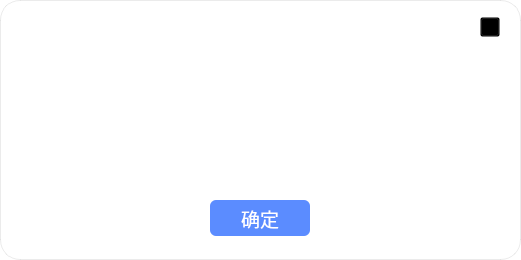
<?xml version="1.0" encoding="UTF-8"?>
<ui version="4.0">
 <class>Form</class>
 <widget class="QWidget" name="Form">
  <property name="geometry">
   <rect>
    <x>0</x>
    <y>0</y>
    <width>521</width>
    <height>260</height>
   </rect>
  </property>
  <property name="minimumSize">
   <size>
    <width>521</width>
    <height>260</height>
   </size>
  </property>
  <property name="maximumSize">
   <size>
    <width>521</width>
    <height>260</height>
   </size>
  </property>
  <property name="windowTitle">
   <string>Form</string>
  </property>
  <property name="styleSheet">
   <string notr="true">QWidget#Form {
	background-color: rgb(255, 255, 255);
	border-radius: 20px;
	border: 1px solid rgba(0, 0, 0, 0.08);
}</string>
  </property>
  <widget class="QLabel" name="label">
   <property name="geometry">
    <rect>
     <x>-1</x>
     <y>-1</y>
     <width>525</width>
     <height>51</height>
    </rect>
   </property>
   <property name="minimumSize">
    <size>
     <width>525</width>
     <height>39</height>
    </size>
   </property>
   <property name="maximumSize">
    <size>
     <width>525</width>
     <height>390</height>
    </size>
   </property>
   <property name="styleSheet">
    <string notr="true">border-image: url(:/main/pic/main_tips.png);</string>
   </property>
   <property name="text">
    <string/>
   </property>
  </widget>
  <widget class="QLabel" name="label_2">
   <property name="geometry">
    <rect>
     <x>20</x>
     <y>10</y>
     <width>77</width>
     <height>30</height>
    </rect>
   </property>
   <property name="minimumSize">
    <size>
     <width>77</width>
     <height>30</height>
    </size>
   </property>
   <property name="maximumSize">
    <size>
     <width>77</width>
     <height>30</height>
    </size>
   </property>
   <property name="styleSheet">
    <string notr="true">border-image: url(:/main/pic/main_tips_logo.png);</string>
   </property>
   <property name="text">
    <string/>
   </property>
  </widget>
  <widget class="QPushButton" name="pushButton_close">
   <property name="geometry">
    <rect>
     <x>480</x>
     <y>17</y>
     <width>20</width>
     <height>20</height>
    </rect>
   </property>
   <property name="minimumSize">
    <size>
     <width>20</width>
     <height>20</height>
    </size>
   </property>
   <property name="maximumSize">
    <size>
     <width>20</width>
     <height>20</height>
    </size>
   </property>
   <property name="styleSheet">
    <string notr="true">border-image: url(:/main/pic/main_quit.png); background: transparent;</string>
   </property>
   <property name="text">
    <string/>
   </property>
  </widget>
  <widget class="QPushButton" name="pushButton_confirm">
   <property name="geometry">
    <rect>
     <x>210</x>
     <y>200</y>
     <width>100</width>
     <height>36</height>
    </rect>
   </property>
   <property name="font">
    <font>
     <pointsize>14</pointsize>
    </font>
   </property>
   <property name="styleSheet">
    <string notr="true">background-color: #5B8CFF; color: #ffffff; border: none; border-radius: 6px;</string>
   </property>
   <property name="text">
    <string>确定</string>
   </property>
  </widget>
  <widget class="QLabel" name="label_message">
   <property name="geometry">
    <rect>
     <x>18</x>
     <y>60</y>
     <width>481</width>
     <height>121</height>
    </rect>
   </property>
   <property name="minimumSize">
    <size>
     <width>481</width>
     <height>80</height>
    </size>
   </property>
   <property name="maximumSize">
    <size>
     <width>481</width>
     <height>200</height>
    </size>
   </property>
   <property name="font">
    <font>
     <pointsize>14</pointsize>
    </font>
   </property>
   <property name="styleSheet">
    <string notr="true">color: #333333; </string>
   </property>
   <property name="text">
    <string/>
   </property>
   <property name="alignment">
    <set>Qt::AlignCenter</set>
   </property>
   <property name="wordWrap">
    <bool>true</bool>
   </property>
  </widget>
 </widget>
 <resources>
  <include location="resources.qrc"/>
 </resources>
 <connections/>
</ui>
